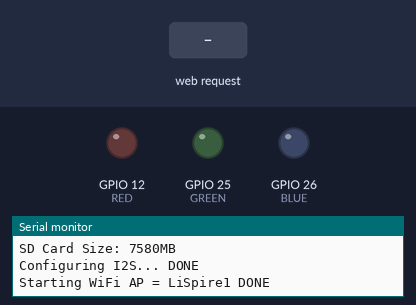
Simulated run of this sketch. Board: ESP32. Parts: output pins drawn as LEDs (lit = HIGH), the last lines printed to the serial monitor. The test bench sets the inputs (shaded band). I2S audio is not simulated (input reads silence); storage starts empty.

Above: at 1.2 s.
1.3 s: HTTP request GET /do/start received
At 2.4 s:
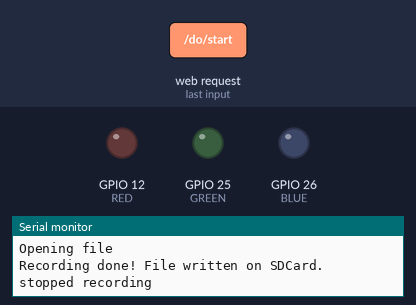
2.8 s: HTTP request GET /transfer received
At 4.0 s:
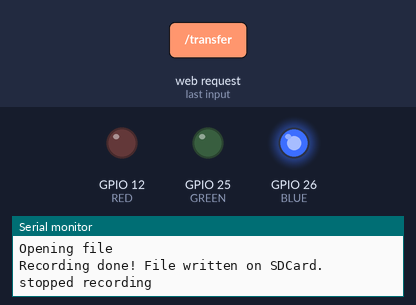
4.3 s: HTTP request GET /do/start?message=done received
At 4.7 s:
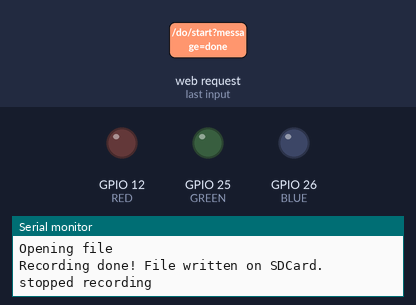
5.8 s: HTTP request GET /transfer?message=done received
At 6.6 s:
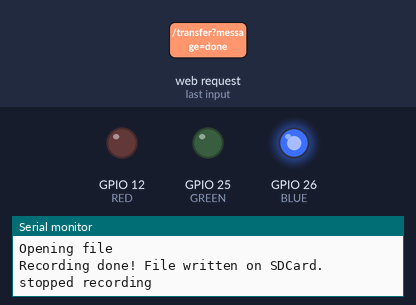
Timing chart, 0 to 8.3 s (numbered marks = the images above; inputs shaded):
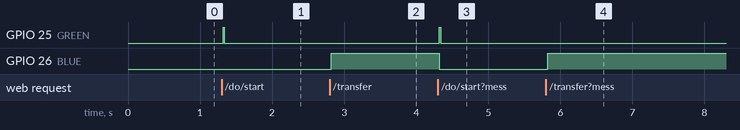

The sketch:

sketch_apr22a.ino
```cpp
#include <ESPmDNS.h>
#include <WiFiClient.h>
#include <WiFiAP.h>


#include <Arduino.h>
#include <WiFi.h>
#include <AsyncTCP.h>
#include <ESPAsyncWebServer.h>
#include "FS.h"
#include "SD.h"
#include "SPI.h"
#include <driver/i2s.h>

#define BUFFER_SIZE (32*1024)
#define SAMPLE_RATE 16000
#define BITS_PER_SAMPLE 32
#define NUM_CHANNELS 2
#define BYTE_RATE (SAMPLE_RATE * (BITS_PER_SAMPLE / 8)) * NUM_CHANNELS
const i2s_port_t I2S_PORT = I2S_NUM_0;
const int WAVE_HEADER_SIZE = 44;


int START_CONDITION = 0;            //to check if the recording should be started
int STOP_CONDITION = 0;             //to check if recording should be stopped
int flash_wr_size = 0;
//int TRANSFER_CONDITION = 0;
//const char* PARAM_MESSAGE = "message";


bool keepRecording = false;

const char* ssid = "LiSpire1";        //Write your own Wi-Fi name here
const char* password = "aaaaa11111";  //Write your own password here


#define RED    12
#define GREEN  25
#define BLUE   26

AsyncWebServer server(80);   //object created on default port 80

void initmicroSDCard(){
  if(!SD.begin()){
    Serial.println("Initialization Failed");
    return;
  }
  uint8_t cardType = SD.cardType();

  if(cardType == CARD_NONE){
    Serial.println("SD card is not present!");
    return;
  }

  Serial.print("SD Card Type: ");
  if(cardType == CARD_MMC){
    Serial.println("MMC");
  } else if(cardType == CARD_SD){
    Serial.println("SDSC");
  } else if(cardType == CARD_SDHC){
    Serial.println("SDHC");
  } else {
    Serial.println("UNKNOWN");
  }
  uint64_t cardSize = SD.cardSize() / (1024 * 1024);
  Serial.printf("SD Card Size: %lluMB\n", cardSize);
}

void generate_wav_header(char* wav_header, uint32_t wav_size, uint32_t sample_rate){
    // See this for reference: http://soundfile.sapp.org/doc/WaveFormat/
    uint32_t file_size = wav_size + WAVE_HEADER_SIZE - 8;
    uint32_t byte_rate = BYTE_RATE;

    const char set_wav_header[] = {
        'R','I','F','F', // ChunkID
        file_size, file_size >> 8, file_size >> 16, file_size >> 24, // ChunkSize
        'W','A','V','E', // Format
        'f','m','t',' ', // Subchunk1ID
        0x10, 0x00, 0x00, 0x00, // Subchunk1Size (16 for PCM)
        0x01, 0x00, // AudioFormat (1 for PCM)
        0x02, 0x00, // NumChannels (2 channel)
        sample_rate, sample_rate >> 8, sample_rate >> 16, sample_rate >> 24, // SampleRate
        byte_rate, byte_rate >> 8, byte_rate >> 16, byte_rate >> 24, // ByteRate
        0x02, 0x00, // BlockAlign
        0x20, 0x00, // BitsPerSample (16 bits)
        'd','a','t','a', // Subchunk2ID
        wav_size, wav_size >> 8, wav_size >> 16, wav_size >> 24, // Subchunk2Size
    };

    memcpy(wav_header, set_wav_header, sizeof(set_wav_header));
}

void record(void*)
{
   // Use POSIX and C standard library functions to work with files.
//    int flash_wr_size = 0;
    Serial.println("Opening file");

    char wav_header_fmt[WAVE_HEADER_SIZE];

    // Write out empty header
    memset(wav_header_fmt, 0, WAVE_HEADER_SIZE);

    // First check if file exists before creating a new file.
    if (SD.exists("/record.wav")) {
        // Delete it if it exists
        SD.remove("/record.wav");
    }

    // Create new WAV file
    File f = SD.open("/record.wav", FILE_WRITE);
    if (!f) {
        Serial.println("Failed to open file for writing");
        return;
    }

    // Write the header to the WAV file
    f.write((const uint8_t *)wav_header_fmt, WAVE_HEADER_SIZE);

    static char i2s_readraw_buff[BUFFER_SIZE];
    size_t bytes_read;
    // Start recording
    keepRecording = true;
    while (keepRecording) {
      if(flash_wr_size<3500000)
      {
//    Serial.printf("Stations connected = %d\n", WiFi.softAPgetStationNum());
        if(WiFi.softAPgetStationNum())
        {
          // Read the RAW samples from the microphone
          i2s_read(I2S_PORT, (char *)i2s_readraw_buff, BUFFER_SIZE, &bytes_read, portMAX_DELAY);
          // Write the samples to the WAV file
          f.write((const uint8_t *)i2s_readraw_buff, bytes_read);
          flash_wr_size += bytes_read;
        }
        else
        {
          keepRecording = false;
        }
      }
      else
       {
         keepRecording = false;
       }
    }

    // Write out the header at the beginning
//    transfer_status();

//    Serial.println(flash_wr_size);
    generate_wav_header(wav_header_fmt, flash_wr_size, SAMPLE_RATE);
    f.seek(0);
    f.write((const unsigned char*)wav_header_fmt, WAVE_HEADER_SIZE);

    Serial.print("Recording done!");
    f.close();
    Serial.println(" File written on SDCard.");
    transfer_status();

    vTaskDelete(NULL);
}

void transfer_status()
{
  Serial.println("stopped recording");
  STOP_CONDITION = 1;
  digitalWrite(GREEN, LOW);
  flash_wr_size = 0;

}


void setup() {
  Serial.begin(115200);
  initmicroSDCard();
  pinMode(RED,   OUTPUT);     //indicates recording stop status
  pinMode(GREEN, OUTPUT);     //indicates recording stop status
  pinMode(BLUE,  OUTPUT);     //indicates recording transfer

  digitalWrite(RED, LOW);
  digitalWrite(GREEN, LOW);
  digitalWrite(BLUE, LOW);

  Serial.setDebugOutput(true);
  Serial.print("\n");
  Serial.print("Configuring I2S...");
  esp_err_t err;

  // The I2S config as per the example
  const i2s_config_t i2s_config = {
      .mode = i2s_mode_t(I2S_MODE_MASTER | I2S_MODE_RX), // Receive, not transfer
      .sample_rate = SAMPLE_RATE,                         // 16KHz
      .bits_per_sample = I2S_BITS_PER_SAMPLE_32BIT, // could only get it to work with 32bits
      .channel_format = I2S_CHANNEL_FMT_RIGHT_LEFT, // although the SEL config should be left, it seems to transmit on right
      .communication_format = i2s_comm_format_t(I2S_COMM_FORMAT_I2S | I2S_COMM_FORMAT_I2S_MSB),
      .intr_alloc_flags = ESP_INTR_FLAG_LEVEL1,     // Interrupt level 1
      .dma_buf_count = 4,                           // number of buffers
      .dma_buf_len = 8                              // 8 samples per buffer (minimum)
  };

  // The pin config as per the setup
  const i2s_pin_config_t pin_config = {
      .bck_io_num = 14,   // BCKL
      .ws_io_num = 15,    // LRCL
      .data_out_num = -1, // not used (only for speakers)
      .data_in_num = 32   // DOUT
  };

  // Configuring the I2S driver and pins.
  // This function must be called before any I2S driver read/write operations.
  err = i2s_driver_install(I2S_PORT, &i2s_config, 0, NULL);
  if (err != ESP_OK) {
    Serial.printf(" FAILED installing driver: %d\n", err);
  }
  err = i2s_set_pin(I2S_PORT, &pin_config);
  if (err != ESP_OK) {
    Serial.printf(" FAILED setting pin: %d\n", err);
  }
  Serial.println(" DONE");


  Serial.printf("Starting WiFi AP = %s", ssid);
  WiFi.softAP(ssid, password);
  Serial.println(" DONE");

server.serveStatic("/", SD, "/www/").setDefaultFile("index.html");      //hosting files from sd card stored in www folder

server.on("/do/start", HTTP_GET, [](AsyncWebServerRequest *request){

    if((START_CONDITION == 0)||(STOP_CONDITION == 1))       //to check if we have multiple start requests
      {
          START_CONDITION = 0;
          STOP_CONDITION = 0;
          digitalWrite(RED, LOW);

          START_CONDITION = START_CONDITION + 1;

          request->send(200, "text/plain", "Starting recording");

//          request->send(200, "text/plain", "Test message");

          digitalWrite(BLUE, LOW);

          digitalWrite(GREEN, HIGH);

          xTaskCreate(record, "start_recording", BUFFER_SIZE + 1000, NULL, 1, NULL);
       }

      else
      {
        request->send(200, "text/plain", "Already started recording");
      }
  });


server.on("/do/stop", HTTP_GET, [](AsyncWebServerRequest *request){

    if( START_CONDITION == 1 )             //to check if recording is started in order to stop recording
    {
      if( STOP_CONDITION == 0 )            //to check if we have multiple stop requests
      {
        STOP_CONDITION = STOP_CONDITION + 1;

        Serial.println("Recieved request to STOP recording...");

        digitalWrite(GREEN, LOW);
        digitalWrite(RED, HIGH);

        request->send(200, "text/plain", "Stopped recording");

        keepRecording = false;
//        dataname = "/record.wav";
//        datatype = "application/x-binary";

      }
      else
      {
        request->send(200, "text/plain", "Already stopped recording");
      }
    }

    else
    {
      request->send(200, "text/plain", "First start recording");
    }
  });

server.on("/transfer", HTTP_GET, [](AsyncWebServerRequest *request)
{
if( STOP_CONDITION == 1 )
{
        START_CONDITION = 0;
        digitalWrite(RED, LOW);
        digitalWrite(BLUE, HIGH);
        request->send(SD, "/record.wav", "application/x-binary");
}
else
{
  request->send(200, "text/plain", "First stop recording");

}
});

 server.on("/transferack", HTTP_POST, [](AsyncWebServerRequest *request){          //used for feedback if transfer is finished

        String receive =String(16);
        receive = request->arg("message");
        Serial.println(receive);

   if( receive == "done")
   {
          size_t p;
          p = request->params();
          Serial.println("no. of params");
          Serial.println(p);
          request->send(200, "text/plain", "Transfer success");
          digitalWrite(BLUE, LOW);
   }
   else
   {
      request->send(200, "text/plain", "Did not transfer successfully");
   }
});


   server.onNotFound([](AsyncWebServerRequest *request){request->send(404);});


  server.serveStatic("/", SD, "/");

  server.begin();
}

void loop() {

}
```

Measured:
- after the input at 1.3 s, GPIO 25 (GREEN): LOW → HIGH at once, → LOW 0.01 s later
- after the input at 2.8 s, GPIO 26 (BLUE): LOW → HIGH at once
- after the input at 4.3 s, GPIO 25 (GREEN): LOW → HIGH at once, → LOW 0.01 s later; GPIO 26 (BLUE): HIGH → LOW at once
- after the input at 5.8 s, GPIO 26 (BLUE): LOW → HIGH at once
